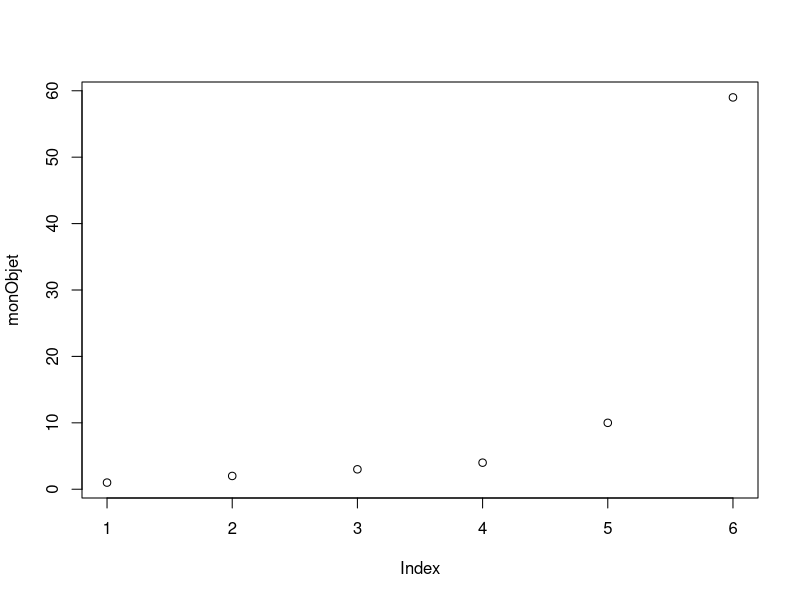
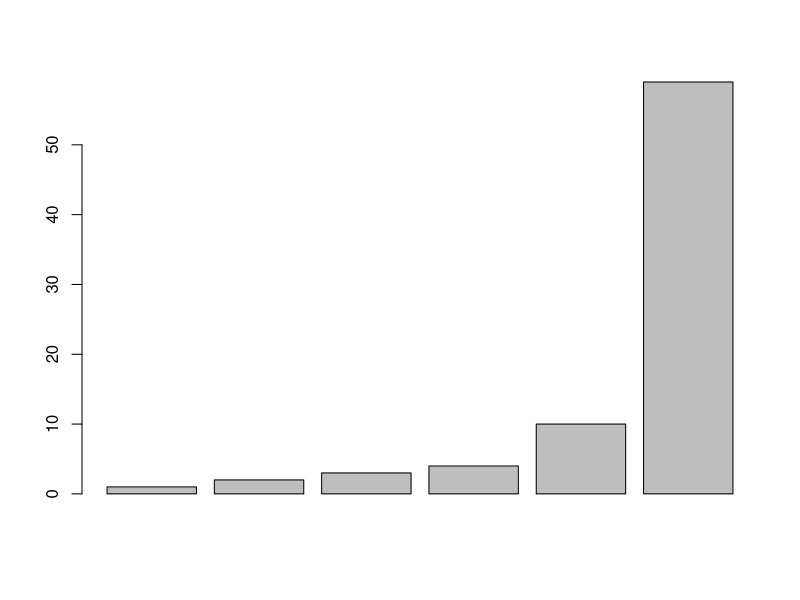
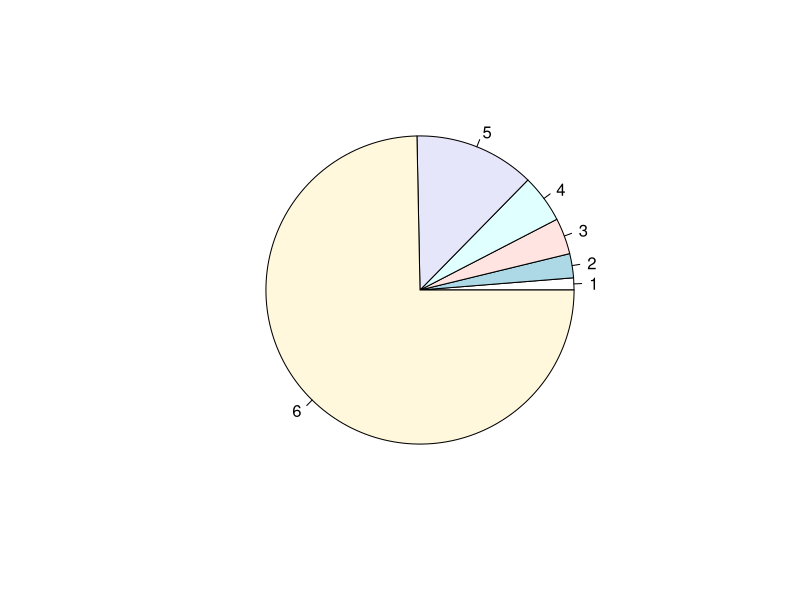
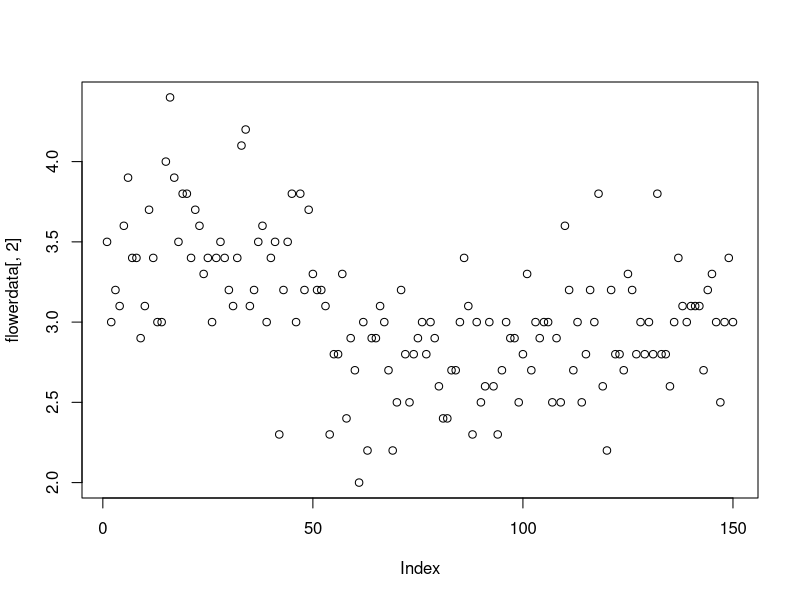
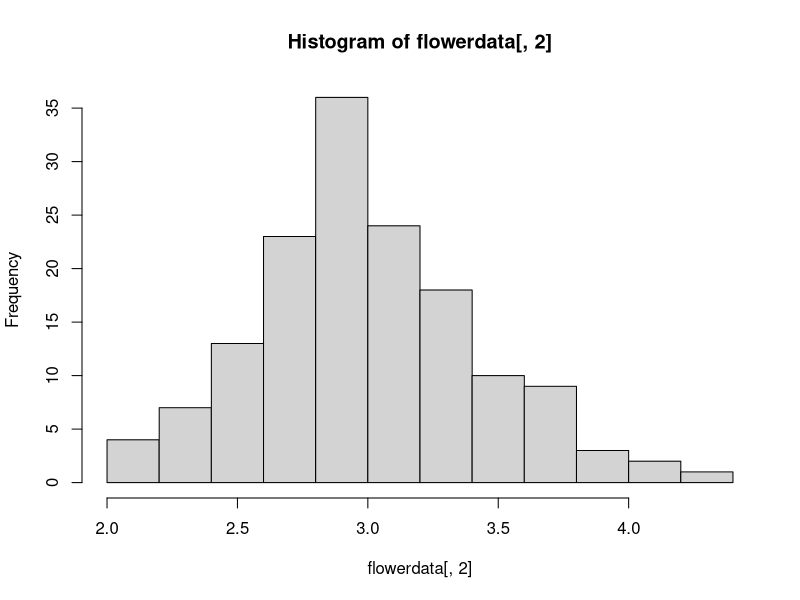
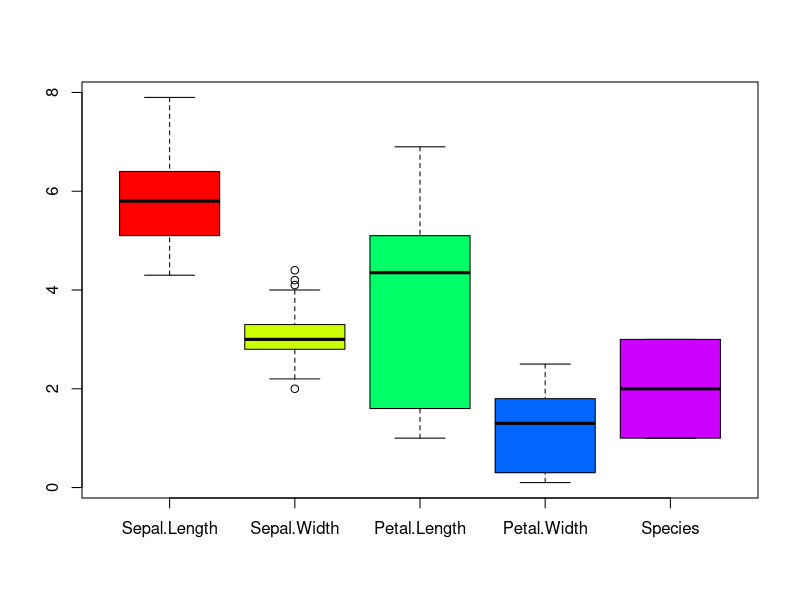

These charts were generated, in order, by the following R code:
#' 
#' 
#' ## Premiers pas avec R
#' 
#' 
## ----results="hold"------------------------------------------------------
2+1

3-2

4*8

16/5

7.15 * sqrt(9)

#' 
#' On peut sauvegarder un résultat en affectant une valeur à une variable, à l'aide du symbole "&lt;-". On peut ainsi réutiliser ces variables pour effectuer des calculs plus complexes.
#' 
## ---- results="hold"-----------------------------------------------------
x <- 2+1

y <- 7.15 * sqrt(4)

x + y

#' 
#' 
#' On peut combiner des objects dans une même liste en utilisant la commande c (c comme "combine").
#' 
## ------------------------------------------------------------------------
monObjet <- c(1,2,3,4,10,59)

#' 
#' On peut ainsi avoir accès au contenu de l'objet en tapant le nom de l'object:
## ------------------------------------------------------------------------
monObjet

#' 
#' 
#' On peut effectuer des opérations sur l'objet:
#' 
## ----results="hold"------------------------------------------------------
monObjet + 19

monObjet * 10

#' 
#' D'autres options sont également disponibles:
#' 
## ----results="hold"------------------------------------------------------
sum(monObjet)
mean(monObjet)
max(monObjet)
min(monObjet)
sd(monObjet)
range(monObjet)
length(monObjet)

#' 
#' 
#' 
#' 
#' 
#' ## Types d'objet sous R 
#' 
#' 
## ----results="hold"------------------------------------------------------
monObjet
monObjet[1]        # Accède au premier élement de monObjet
monObjet[5]        # Accède au 5ème élement de monObjet

#' 
#' Une liste peut aussi contenir autre chose que des nombres, par exemple des chaînes de caractères. 
## ------------------------------------------------------------------------
names <- c("Jack", "Alba", "Irene")
names[2]
estUneFille <- c(FALSE, TRUE, TRUE)
estUneFille[2]

#' 
#' 
#' ![](Rclasses.png)
#' 
#' 
#' 
#' 
## ----results="hold"------------------------------------------------------
monObjet

monObjet > 2

#' 
#' 
#' 
## ----results="hold"------------------------------------------------------
sum(monObjet > 2)

monObjet[monObjet > 2]

#' 
#' 
#' 
#' 
#' 
#' 
#' 
#' 
#' ## Les graphiques 
#' 
## ------------------------------------------------------------------------
plot(monObjet)

#' 
#' 
## ------------------------------------------------------------------------
barplot(monObjet)

pie(monObjet)

#' 
#' 
## ------------------------------------------------------------------------
flowerdata <- iris      

#' 
#' 
## ------------------------------------------------------------------------
class(flowerdata)

#' 
#' Un "data.frame" est une table. 
#' 
#' 
## ------------------------------------------------------------------------
dim(flowerdata)         

#' 
#' 
## ------------------------------------------------------------------------
flowerdata[11,2]        

flowerdata[11,]        

flowerdata[,2]           

#' 
#' 
#' 
## ------------------------------------------------------------------------
plot(flowerdata[,2])

hist(flowerdata[,2])

boxplot(flowerdata, col=rainbow(5))

#' 
#' 
#' ```{}
#' pdf("flower_images.pdf")
#' 
#' boxplot(flowerdata, col=rainbow(5))
#' 
#' dev.off()
#' ```
#' 
#' 
#' 
#' ## L'essentiel à retenir
#' 
#' Pour comprendre le fonctionnement de R, il faut comprendre la phrase suivante: 
#' 
#' >  _To understand computations in R, two slogans are helpful:
#' >       Everything that exists is an object.
#' >       Everything that happens is a function call.
#' >                     (John Chamber)_
#' 
#' Quelques remarques:
#' 
#'   * La commande `ls()` permet d'obtenir la liste des objets existants dans votre environnement.
#'   * Il existe différentes classes d'objet : matrice, vecteur, chaînes de charactères, fonctions... 
#'   * La fonction `class()` permet de connaître la classe d'un objet.
#'   * La fonction `str()` permet de connaître la structure de l'objet.
#'   * De nombreuses fonctions sont disponibles sous R: la fonction cosinus `cos()`, `plot()` pour réaliser des graphiques...
#'   * L'utilisation de certaines fonctions avancées nécéssite l'installation de _packages_.
#' 
#' 
